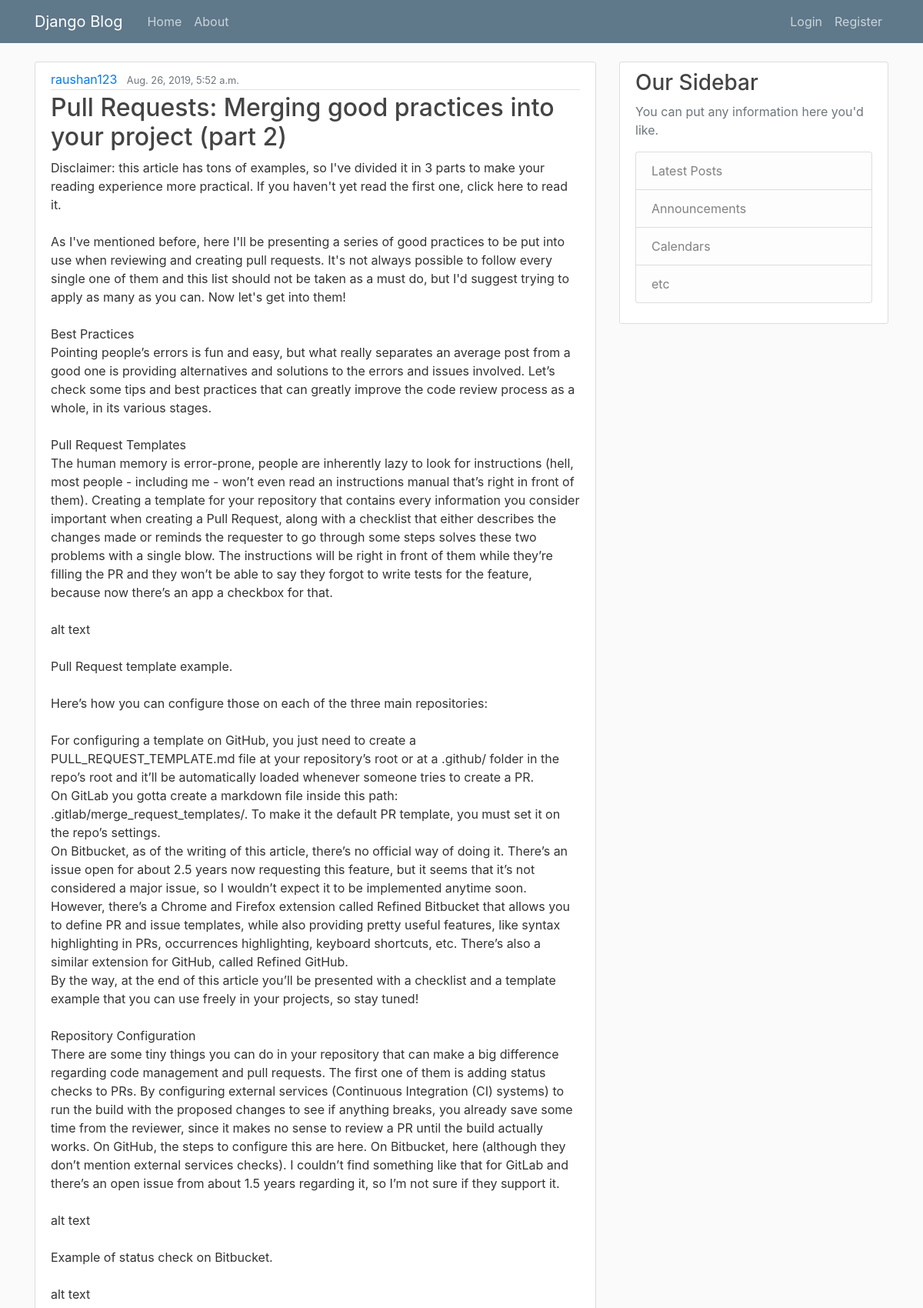
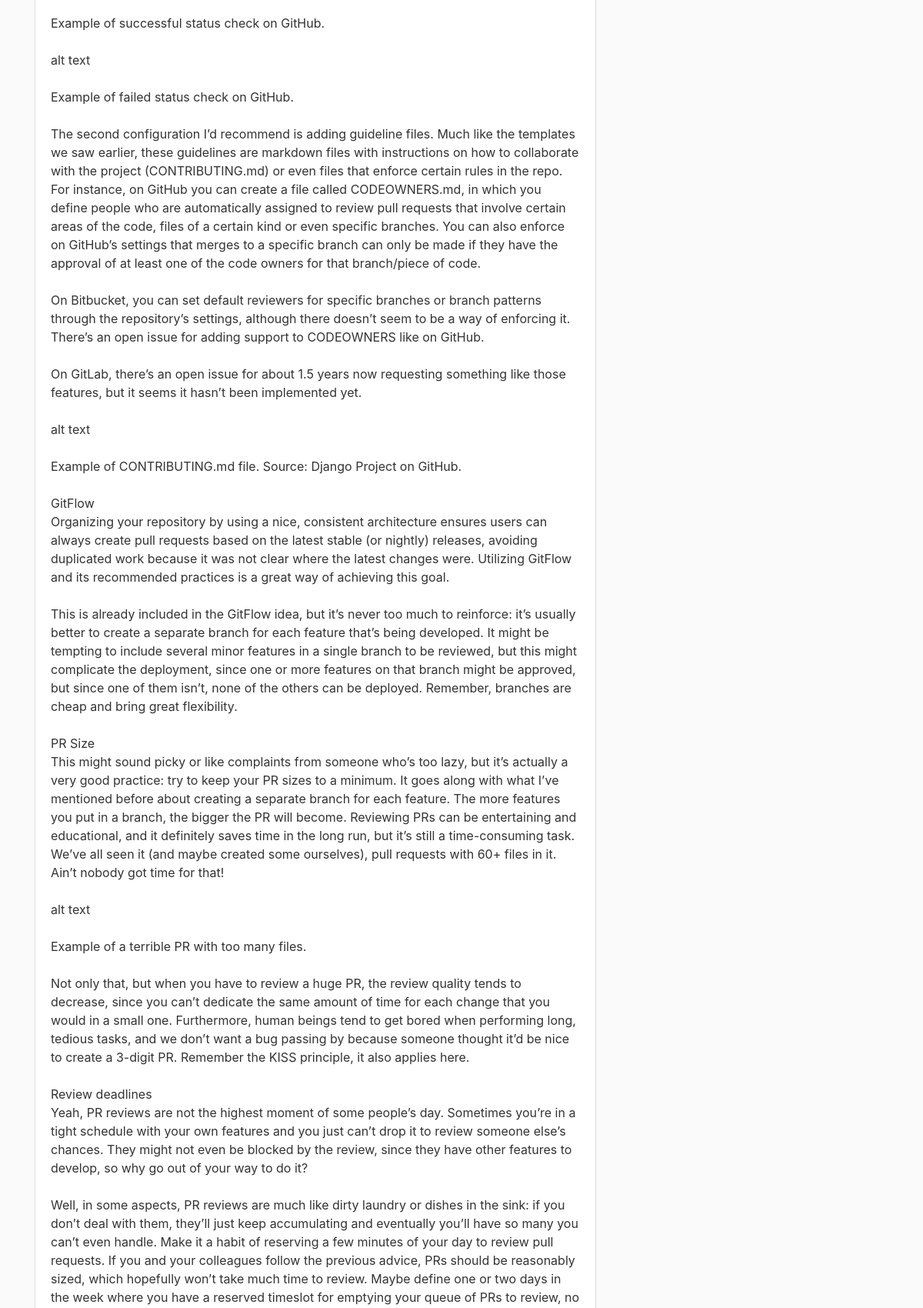
The page / (upper part) on the database its author committed (2 pictures, top to bottom).
### blog/models.py (models this page shows, shortened)
class Post(models.Model):
    title = models.CharField(max_length=100)
    content = models.TextField()
    date_posted = models.DateTimeField(default=timezone.now)
    author = models.ForeignKey(User, on_delete=models.CASCADE)

### blog/views.py (the view)
# urls.py: path('', PostListView.as_view(), name="blog-home"),
class PostListView(ListView):
    model = Post
    template_name = 'blog/home.html'  # <app>/<model>_<viewtype>.html
    context_object_name = 'posts'
    ordering = ['-date_posted']

### templates/blog/home.html
{% extends "blog/base.html" %}
{% block content %}
    {% for post in posts %}
        <article class="media content-section">
            <div class="media-body">
                <div class="article-metadata">
                    <a class="mr-2" href="#">{{ post.author }}</a>
                    <small class="text-muted">{{ post.date_posted }}</small>
                </div>
                <h2><a class="article-title" href="#">{{ post.title }}</a></h2>
                <p class="article-content">{{ post.content }}</p>
            </div>
        </article>
    {% endfor %}
{% endblock content %}

### blog/static/blog/main.css (style rules this page uses)
body { background: #fafafa; color: #333333; margin-top: 5rem; }
h1, h2, h3, h4, h5, h6 { color: #444444; }
.content-section { background: #ffffff; padding: 10px 20px; border: 1px solid #dddddd; border-radius: 3px; margin-bottom: 20px; }
.article-title { color: #444444; }
.article-content { white-space: pre-line; }
.article-metadata { padding-bottom: 1px; margin-bottom: 4px; border-bottom: 1px solid #e3e3e3 }

### rows shown on the page
Post: author "raushan123", date_posted "Aug. 26, 2019, 5:52 a.m.", title "Pull Requests: Merging good practices into your project (part 2)"
